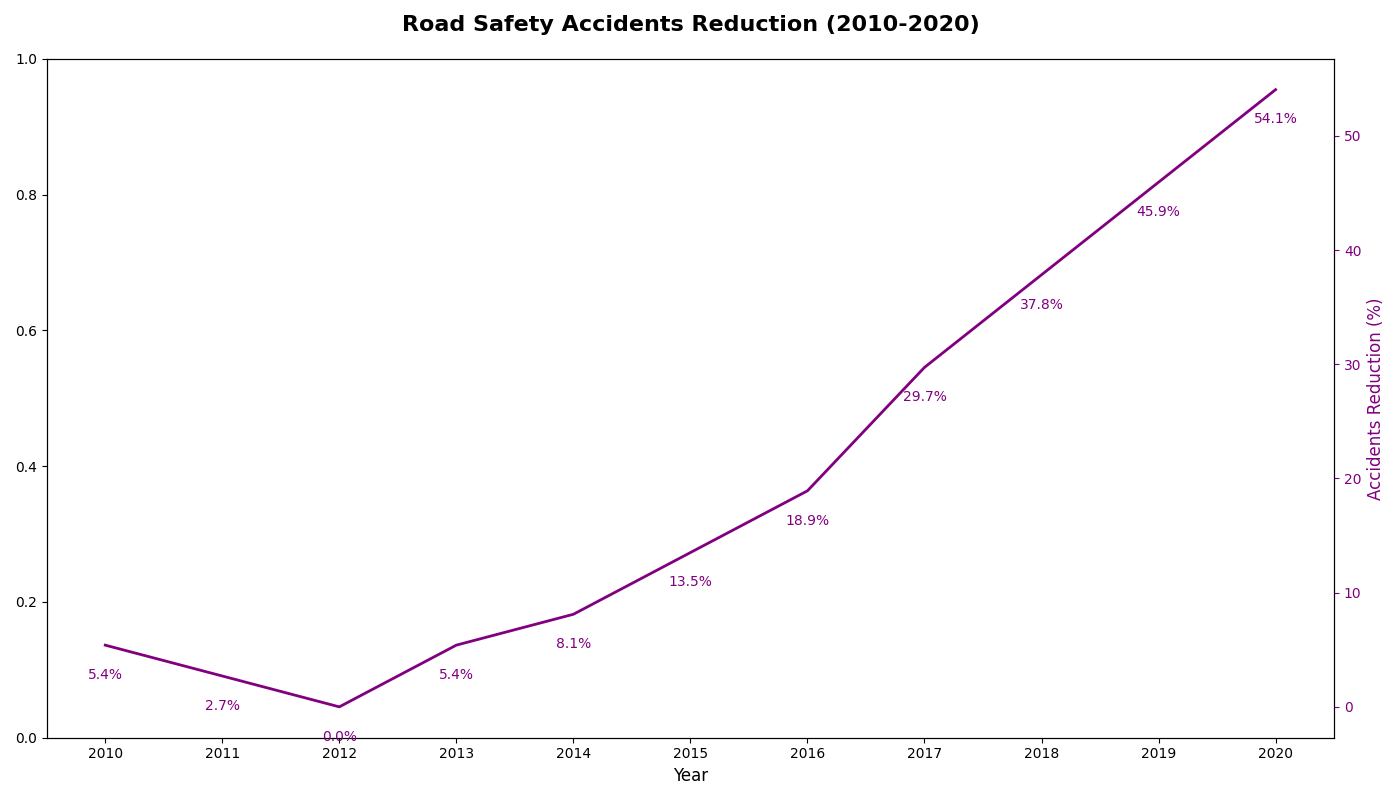

Generate this figure with Python:
import numpy as np
import matplotlib.pyplot as plt

years = np.arange(2010, 2021)
road_accidents = np.array([35, 36, 37, 35, 34, 32, 30, 26, 23, 20, 17])

base_accidents = 37
accidents_reduction_percentage = ((base_accidents - road_accidents) / base_accidents) * 100

fig, ax1 = plt.subplots(figsize=(14, 8))

# Removed self_driving_cars plot and related annotations

ax1.set_title('Road Safety Accidents Reduction (2010-2020)', fontsize=16, fontweight='bold', pad=20)
ax1.set_xlabel('Year', fontsize=12)
ax1.set_xticks(years)

ax2 = ax1.twinx()

ax2.plot(years, accidents_reduction_percentage, 'purple', linewidth=2)
for (x, y) in zip(years, accidents_reduction_percentage):
    ax2.text(x, y - 2, f'{y:.1f}%', ha='center', va='top', fontsize=10, color='purple')

ax2.set_ylabel('Accidents Reduction (%)', fontsize=12, color='purple')
ax2.tick_params(axis='y', colors='purple')

plt.tight_layout()
plt.show()
